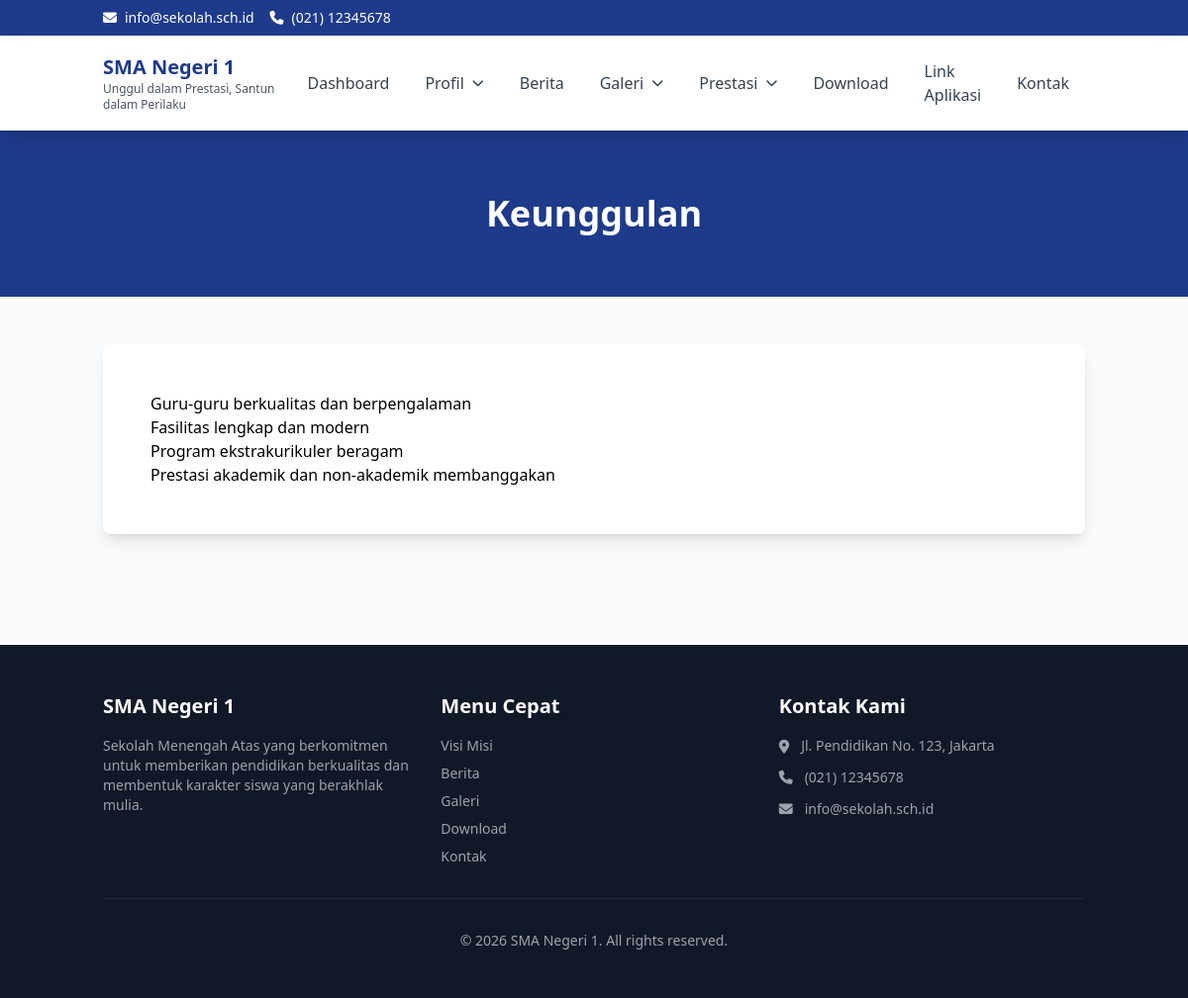
/index.php/profil/keunggulan, run on the app's committed database.
### tables this page shows
CREATE TABLE `kontak` (
  `id` int(11) NOT NULL AUTO_INCREMENT,
  `alamat` text NOT NULL,
  `telepon` varchar(50) DEFAULT NULL,
  `fax` varchar(50) DEFAULT NULL,
  `email` varchar(255) DEFAULT NULL,
  `maps_embed` text DEFAULT NULL,
  `facebook` varchar(255) DEFAULT NULL,
  `instagram` varchar(255) DEFAULT NULL,
  `twitter` varchar(255) DEFAULT NULL,
  `youtube` varchar(255) DEFAULT NULL,
  `created_at` datetime DEFAULT CURRENT_TIMESTAMP,
  `updated_at` datetime DEFAULT CURRENT_TIMESTAMP ON UPDATE CURRENT_TIMESTAMP,
  PRIMARY KEY (`id`)
);

CREATE TABLE `settings` (
  `id` int(11) NOT NULL AUTO_INCREMENT,
  `nama_sekolah` varchar(255) NOT NULL,
  `singkatan` varchar(50) DEFAULT NULL,
  `logo` varchar(255) DEFAULT NULL,
  `favicon` varchar(255) DEFAULT NULL,
  `tagline` varchar(255) DEFAULT NULL,
  `deskripsi` text DEFAULT NULL,
  `meta_keywords` text DEFAULT NULL,
  `meta_description` text DEFAULT NULL,
  `created_at` datetime DEFAULT CURRENT_TIMESTAMP,
  `updated_at` datetime DEFAULT CURRENT_TIMESTAMP ON UPDATE CURRENT_TIMESTAMP,
  PRIMARY KEY (`id`)
);

CREATE TABLE `profil` (
  `id` int(11) NOT NULL AUTO_INCREMENT,
  `jenis` enum('visi_misi','sejarah','struktur_organisasi','keunggulan') NOT NULL,
  `judul` varchar(255) NOT NULL,
  `konten` text NOT NULL,
  `gambar` varchar(255) DEFAULT NULL,
  `created_at` datetime DEFAULT CURRENT_TIMESTAMP,
  `updated_at` datetime DEFAULT CURRENT_TIMESTAMP ON UPDATE CURRENT_TIMESTAMP,
  PRIMARY KEY (`id`),
  UNIQUE KEY `jenis` (`jenis`)
);

### application/core/MY_Controller.php (called while the page is built, shortened)
<?php
class Public_Controller extends MY_Controller {
    public function __construct() {
        $this->load->model('settings_model');
        $this->load->model('kontak_model');
    }
    protected function render_public($view, $data = []) {
        $data['settings'] = $this->settings_model->get();
        $data['kontak'] = $this->kontak_model->get();
        $this->load->view('public/layouts/header', $data);
        $this->load->view($view, $data);
        $this->load->view('public/layouts/footer', $data);
    }
}

### application/controllers/Profil.php (called while the page is built, shortened)
<?php
class Profil extends Public_Controller {
    public function keunggulan() {
        $data['title'] = 'Keunggulan';
        $data['profil'] = $this->profil_model->get_by_jenis('keunggulan');
        $this->render_public('public/profil/view', $data);
    }
}

### index.php (called while the page is built, shortened)
<?php
require_once BASEPATH.'core/CodeIgniter.php';

### application/models/Kontak_model.php (called while the page is built, shortened)
<?php
class Kontak_model extends CI_Model {
    private $table = 'kontak';
    public function get() {
        return $this->db->get($this->table)->row();
    }
}

### application/models/Settings_model.php (called while the page is built, shortened)
<?php
class Settings_model extends CI_Model {
    private $table = 'settings';
    public function get() {
        return $this->db->get($this->table)->row();
    }
}

### application/models/Profil_model.php (called while the page is built, shortened)
<?php
class Profil_model extends CI_Model {
    private $table = 'profil';
    public function get_by_jenis($jenis) {
        return $this->db->get_where($this->table, ['jenis' => $jenis])->row();
    }
}

### application/views/public/profil/view.php (the view, shortened to what this page needs)
<div class="bg-blue-900 text-white py-16">
    <div class="container mx-auto px-4">
        <h1 class="text-4xl font-bold text-center"><?= $title ?></h1>
    </div>
</div>
<div class="container mx-auto px-4 py-12">
    <?php if($profil): ?>
    <div class="bg-white rounded-lg shadow-lg p-8 md:p-12">
        <div class="prose max-w-none">
            <?= $profil->konten ?>
        </div>
    </div>
    <?php else: ?>
    <div class="text-center py-12">
        <p class="text-gray-500 text-lg">Konten belum tersedia</p>
    </div>
    <?php endif; ?>
</div>

### application/views/public/layouts/header.php (shortened to what this page needs)
<!DOCTYPE html>
<html lang="id">
<head>
    <script src="https://cdn.tailwindcss.com"></script>
    <link rel="stylesheet" href="https://cdnjs.cloudflare.com/ajax/libs/font-awesome/6.4.0/css/all.min.css">
</head>
<body class="bg-gray-50">
    <div class="bg-blue-900 text-white py-2 hidden md:block">
        <div class="container mx-auto px-4">
            <div class="flex justify-between items-center text-sm">
                <div class="flex items-center space-x-4">
                    <?php if(isset($kontak) && $kontak->email): ?>
                        <span><i class="fas fa-envelope mr-2"></i><?= $kontak->email ?></span>
                    <?php endif; ?>
                    <?php if(isset($kontak) && $kontak->telepon): ?>
                        <span><i class="fas fa-phone mr-2"></i><?= $kontak->telepon ?></span>
                    <?php endif; ?>
                </div>
            </div>
        </div>
    </div>
    <nav class="bg-white shadow-lg sticky top-0 z-50">
        <div class="container mx-auto px-4">
            <div class="flex justify-between items-center py-4">
                <div class="flex items-center space-x-3">
                    <div>
                        <h1 class="text-xl font-bold text-blue-900"><?= isset($settings) ? $settings->nama_sekolah : 'Sekolah' ?></h1>
                        <?php if(isset($settings) && $settings->tagline): ?>
                            <p class="text-xs text-gray-600"><?= $settings->tagline ?></p>
                        <?php endif; ?>
                    </div>
                </div>
                <div class="hidden lg:flex items-center space-x-1">
                    <a href="<?= base_url() ?>" class="px-4 py-2 text-gray-700 hover:text-blue-600 hover:bg-blue-50 rounded-lg transition">Dashboard</a>
                    <div class="relative group">
                        <button class="px-4 py-2 text-gray-700 hover:text-blue-600 hover:bg-blue-50 rounded-lg transition flex items-center">
                            Profil <i class="fas fa-chevron-down ml-2 text-xs"></i>
                        </button>
                    </div>
                    <a href="<?= base_url('berita') ?>" class="px-4 py-2 text-gray-700 hover:text-blue-600 hover:bg-blue-50 rounded-lg transition">Berita</a>
                    <div class="relative group">
                        <button class="px-4 py-2 text-gray-700 hover:text-blue-600 hover:bg-blue-50 rounded-lg transition flex items-center">
                            Galeri <i class="fas fa-chevron-down ml-2 text-xs"></i>
                        </button>
                    </div>
                    <div class="relative group">
                        <button class="px-4 py-2 text-gray-700 hover:text-blue-600 hover:bg-blue-50 rounded-lg transition flex items-center">
                            Prestasi <i class="fas fa-chevron-down ml-2 text-xs"></i>
                        </button>
                    </div>
                    <a href="<?= base_url('download') ?>" class="px-4 py-2 text-gray-700 hover:text-blue-600 hover:bg-blue-50 rounded-lg transition">Download</a>
                    <a href="<?= base_url('link-aplikasi') ?>" class="px-4 py-2 text-gray-700 hover:text-blue-600 hover:bg-blue-50 rounded-lg transition">Link Aplikasi</a>
                    <a href="<?= base_url('kontak') ?>" class="px-4 py-2 text-gray-700 hover:text-blue-600 hover:bg-blue-50 rounded-lg transition">Kontak</a>
                </div>
            </div>
        </div>
    </nav>

### application/views/public/layouts/footer.php (shortened to what this page needs)
    <footer class="bg-gray-900 text-white mt-16">
        <div class="container mx-auto px-4 py-12">
            <div class="grid grid-cols-1 md:grid-cols-3 gap-8">
                <div>
                    <h3 class="text-xl font-bold mb-4"><?= isset($settings) ? $settings->nama_sekolah : 'Sekolah' ?></h3>
                    <?php if(isset($settings) && $settings->deskripsi): ?>
                        <p class="text-gray-400 text-sm"><?= character_limiter(strip_tags($settings->deskripsi), 150) ?></p>
                    <?php endif; ?>
                </div>
                <div>
                    <h3 class="text-xl font-bold mb-4">Menu Cepat</h3>
                    <ul class="space-y-2 text-gray-400 text-sm">
                        <li><a href="<?= base_url('profil/visi_misi') ?>" class="hover:text-white transition">Visi Misi</a></li>
                        <li><a href="<?= base_url('berita') ?>" class="hover:text-white transition">Berita</a></li>
                        <li><a href="<?= base_url('galeri/foto') ?>" class="hover:text-white transition">Galeri</a></li>
                        <li><a href="<?= base_url('download') ?>" class="hover:text-white transition">Download</a></li>
                        <li><a href="<?= base_url('kontak') ?>" class="hover:text-white transition">Kontak</a></li>
                    </ul>
                </div>
                <div>
                    <h3 class="text-xl font-bold mb-4">Kontak Kami</h3>
                    <ul class="space-y-3 text-gray-400 text-sm">
                        <?php if(isset($kontak) && $kontak->alamat): ?>
                            <li class="flex items-start">
                                <i class="fas fa-map-marker-alt mt-1 mr-3"></i>
                                <span><?= $kontak->alamat ?></span>
                            </li>
                        <?php endif; ?>
                        <?php if(isset($kontak) && $kontak->telepon): ?>
                            <li class="flex items-center">
                                <i class="fas fa-phone mr-3"></i>
                                <span><?= $kontak->telepon ?></span>
                            </li>
                        <?php endif; ?>
                        <?php if(isset($kontak) && $kontak->email): ?>
                            <li class="flex items-center">
                                <i class="fas fa-envelope mr-3"></i>
                                <span><?= $kontak->email ?></span>
                            </li>
                        <?php endif; ?>
                    </ul>
                </div>
            </div>
            <div class="border-t border-gray-800 mt-8 pt-8 text-center text-gray-400 text-sm">
                <p>&copy; <?= date('Y') ?> <?= isset($settings) ? $settings->nama_sekolah : 'Sekolah' ?>. All rights reserved.</p>
            </div>
        </div>
    </footer>
</body>
</html>

### data on the page
kontak: email "info@sekolah.sch.id", telepon "(021) 12345678", alamat "Jl. Pendidikan No. 123, Jakarta"
settings: nama_sekolah "SMA Negeri 1", tagline "Unggul dalam Prestasi, Santun dalam Perilaku", deskripsi "Sekolah Menengah Atas yang berkomitmen untuk memberikan pendidikan berkualitas dan membentuk karakter siswa yang berakhlak mulia."
profil: konten "Guru-guru berkualitas dan berpengalaman Fasilitas lengkap dan modern Program ekstrakurikuler beragam Prestasi akademik dan non-akademik membanggakan"

### other printed values
$title "Keunggulan"
